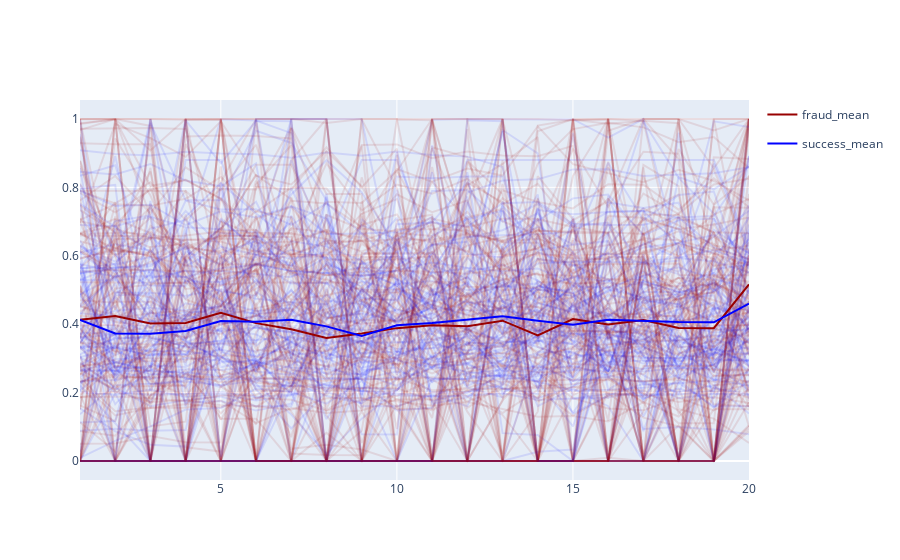

Source (notebook cell):
### Markdown cell above
### Gas Ratio

### Code cell
plot_series(df_gasratio_20, df_info)
